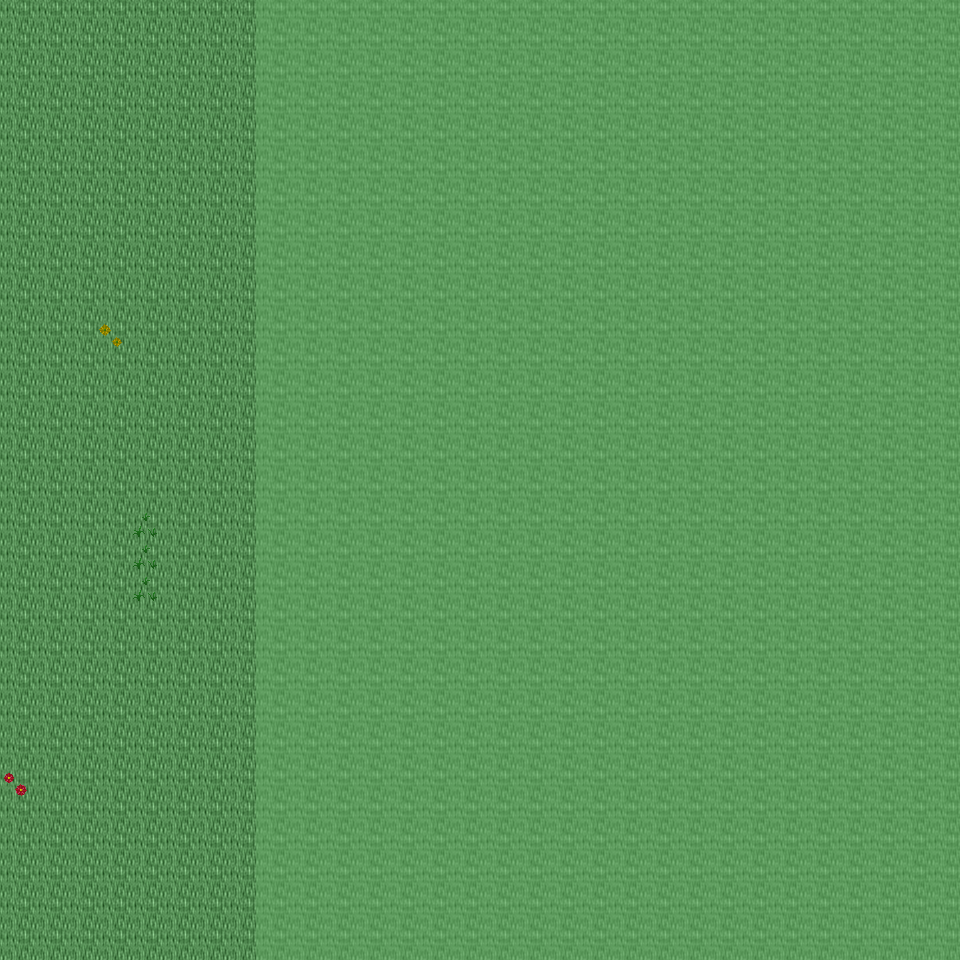

This game map was drawn from its Tiled (.tmx) file and the tilesets committed beside it. A one-line description and the trimmed map source follow:
An orthogonal 30x30 tile map with 32x32 px tiles, 6 tile layers (Ground, Object, Object2, Above, ...), 30 tilesets and 3 objects (3x mapchange).

<map version="1.0" orientation="orthogonal" renderorder="right-down" width="30" height="30" tilewidth="32" tileheight="32" nextobjectid="4">
  <tileset firstgid="1" name="tileset_ground_ground" tilewidth="32" tileheight="32" tilecount="33" columns="3">
    <image source="../drawable/tileset_ground_ground.png" width="96" height="352" />
  </tileset>
  <tileset firstgid="34" name="tileset_ground_ridge_earth_dark" tilewidth="32" tileheight="32" tilecount="96" columns="12">
    <image source="../drawable/tileset_ground_ridge_earth_dark.png" width="384" height="256" />
  </tileset>
  <tileset firstgid="130" name="tileset_ground_ridge_earth_pale" tilewidth="32" tileheight="32" tilecount="96" columns="12">
    <image source="../drawable/tileset_ground_ridge_earth_pale.png" width="384" height="256" />
  </tileset>
  <tileset firstgid="226" name="tileset_ground_earth_edges" tilewidth="32" tileheight="32" tilecount="18" columns="6">
    <image source="../drawable/tileset_ground_earth_edges.png" width="192" height="96" />
  </tileset>
  <tileset firstgid="244" name="tileset_ground_rock_pebbles" tilewidth="32" tileheight="32" tilecount="3" columns="1">
    <image source="../drawable/tileset_ground_rock_pebbles.png" width="32" height="96" />
  </tileset>
  <tileset firstgid="247" name="tileset_plant_grasses" tilewidth="32" tileheight="32" tilecount="6" columns="3">
    <image source="../drawable/tileset_plant_grasses.png" width="96" height="64" />
  </tileset>
  <tileset firstgid="253" name="tileset_plant_flower_daisy_yellow" tilewidth="32" tileheight="32" tilecount="8" columns="2">
    <image source="../drawable/tileset_plant_flower_daisy_yellow.png" width="64" height="128" />
  </tileset>
  <tileset firstgid="261" name="tileset_plant_bush_bushes" tilewidth="32" tileheight="32" tilecount="10" columns="5">
    <image source="../drawable/tileset_plant_bush_bushes.png" width="160" height="64" />
  </tileset>
  <tileset firstgid="271" name="tileset_plant_flower_daisy_red" tilewidth="32" tileheight="32" tilecount="8" columns="2">
    <image source="../drawable/tileset_plant_flower_daisy_red.png" width="64" height="128" />
  </tileset>
  <tileset firstgid="279" name="tileset_plant_tree_tree_darkgreen" tilewidth="32" tileheight="32" tilecount="88" columns="8">
    <image source="../drawable/tileset_plant_tree_tree_darkgreen.png" width="256" height="352" />
  </tileset>
  <tileset firstgid="367" name="tileset_plant_flower_daisy_blue" tilewidth="32" tileheight="32" tilecount="8" columns="2">
    <image source="../drawable/tileset_plant_flower_daisy_blue.png" width="64" height="128" />
  </tileset>
  <tileset firstgid="375" name="tileset_item_corpse_skull_pale" tilewidth="32" tileheight="32" tilecount="2" columns="2">
    <image source="../drawable/tileset_item_corpse_skull_pale.png" width="64" height="32" />
  </tileset>
  <tileset firstgid="377" name="tileset_plant_vine" tilewidth="32" tileheight="32" tilecount="3" columns="1">
    <image source="../drawable/tileset_plant_vine.png" width="32" height="96" />
  </tileset>
  <tileset firstgid="380" name="tileset_plant_flower_daisy_white" tilewidth="32" tileheight="32" tilecount="8" columns="2">
    <image source="../drawable/tileset_plant_flower_daisy_white.png" width="64" height="128" />
  </tileset>
  <tileset firstgid="388" name="tileset_item_corpse_huge_animal" tilewidth="32" tileheight="32" tilecount="16" columns="2">
    <image source="../drawable/tileset_item_corpse_huge_animal.png" width="64" height="256" />
  </tileset>
  <tileset firstgid="404" name="tileset_building_fence_fence_chunky" tilewidth="32" tileheight="32" tilecount="21" columns="3">
    <image source="../drawable/tileset_building_fence_fence_chunky.png" width="96" height="224" />
  </tileset>
  <tileset firstgid="425" name="tileset_ground_eye" tilewidth="32" tileheight="32" tilecount="9" columns="3">
    <image source="../drawable/tileset_ground_eye.png" width="96" height="96" />
  </tileset>
  <tileset firstgid="434" name="tileset_logic_collision" tilewidth="32" tileheight="32" tilecount="1" columns="1">
    <image source="../drawable/tileset_logic_collision.png" width="32" height="32" />
  </tileset>
  <tileset firstgid="435" name="tileset_plant_tree_taller_trees" tilewidth="32" tileheight="32" tilecount="32" columns="8">
    <image source="../drawable/tileset_plant_tree_taller_trees.png" width="256" height="128" />
  </tileset>
  <tileset firstgid="467" name="tileset_plant_tree_spruce" tilewidth="32" tileheight="32" tilecount="6" columns="2">
    <image source="../drawable/tileset_plant_tree_spruce.png" width="64" height="96" />
  </tileset>
  <tileset firstgid="473" name="tileset_ground_blue_paving" tilewidth="32" tileheight="32" tilecount="2" columns="1">
    <image source="../drawable/tileset_ground_blue_paving.png" width="32" height="64" />
  </tileset>
  <tileset firstgid="475" name="tileset_ground_grass_edges" tilewidth="32" tileheight="32" tilecount="36" columns="12">
    <image source="../drawable/tileset_ground_grass_edges.png" width="384" height="96" />
  </tileset>
  <tileset firstgid="511" name="tileset_ground_grass_corners" tilewidth="32" tileheight="32" tilecount="24" columns="6">
    <image source="../drawable/tileset_ground_grass_corners.png" width="192" height="128" />
  </tileset>
  <tileset firstgid="535" name="tileset_building_house_pink_blue" tilewidth="32" tileheight="32" tilecount="99" columns="11">
    <image source="../drawable/tileset_building_house_pink_blue.png" width="352" height="288" />
  </tileset>
  <tileset firstgid="634" name="tileset_building_fence_stone_fence_white" tilewidth="32" tileheight="32" tilecount="9" columns="3">
    <image source="../drawable/tileset_building_fence_stone_fence_white.png" width="96" height="96" />
  </tileset>
  <tileset firstgid="643" name="tileset_plant_tree_pine_tree" tilewidth="32" tileheight="32" tilecount="20" columns="4">
    <image source="../drawable/tileset_plant_tree_pine_tree.png" width="128" height="160" />
  </tileset>
  <tileset firstgid="663" name="tileset_furniture_chair_bench_wooden" tilewidth="32" tileheight="32" tilecount="8" columns="2">
    <image source="../drawable/tileset_furniture_chair_bench_wooden.png" width="64" height="128" />
  </tileset>
  <tileset firstgid="671" name="tileset_item_postbox" tilewidth="32" tileheight="32" tilecount="4" columns="2">
    <image source="../drawable/tileset_item_postbox.png" width="64" height="64" />
  </tileset>
  <tileset firstgid="675" name="tileset_furniture_light_lamp_blue" tilewidth="32" tileheight="32" tilecount="3" columns="1">
    <image source="../drawable/tileset_furniture_light_lamp_blue.png" width="32" height="96" />
  </tileset>
  <tileset firstgid="678" name="tileset_plant_bushes_and_trees" tilewidth="32" tileheight="32" tilecount="144" columns="16">
    <image source="../drawable/tileset_plant_bushes_and_trees.png" width="512" height="289" />
  </tileset>
  <layer name="Ground" width="30" height="30">
    <data>[900 cells, 900 non-empty, 3 distinct tile ids]</data>
  </layer>
  <layer name="Object" width="30" height="30">
    <data>[900 cells, 74 non-empty, 24 distinct tile ids]</data>
  </layer>
  <layer name="Object2" width="30" height="30">
    <data>[900 cells, 63 non-empty, 21 distinct tile ids]</data>
  </layer>
  <layer name="Above" width="30" height="30">
    <data>[900 cells, 37 non-empty, 20 distinct tile ids]</data>
  </layer>
  <layer name="Above2" width="30" height="30">
    <data>[900 cells, 0 non-empty, 0 distinct tile ids]</data>
  </layer>
  <layer name="Walkable" width="30" height="30">
    <data>[900 cells, 660 non-empty, 1 distinct tile ids]</data>
  </layer>
  <objectgroup name="MapEvents">
    <!-- 3 objects omitted --></objectgroup>
</map>
<!-- 3 of 3 objects omitted -->
